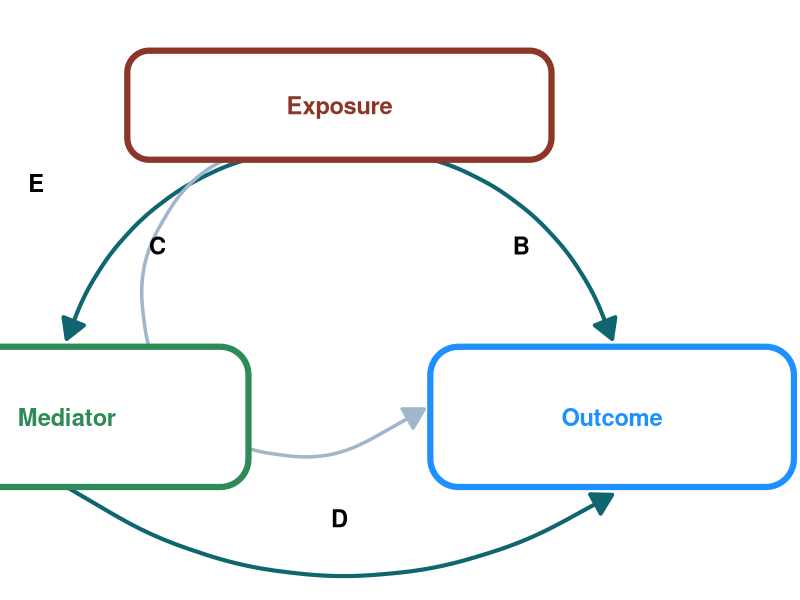
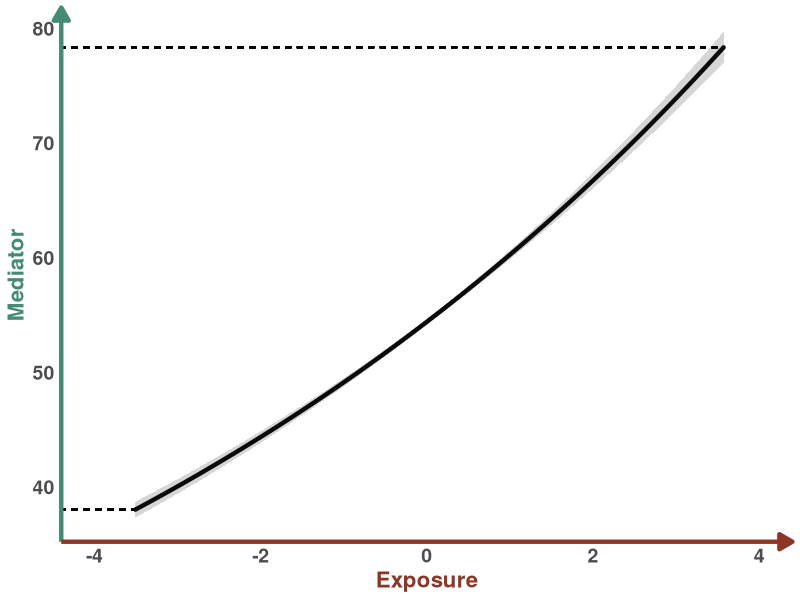
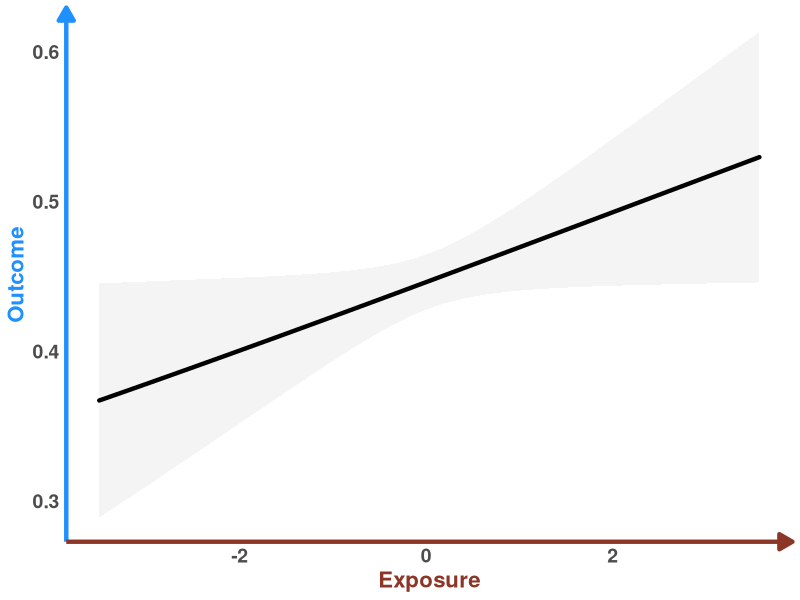
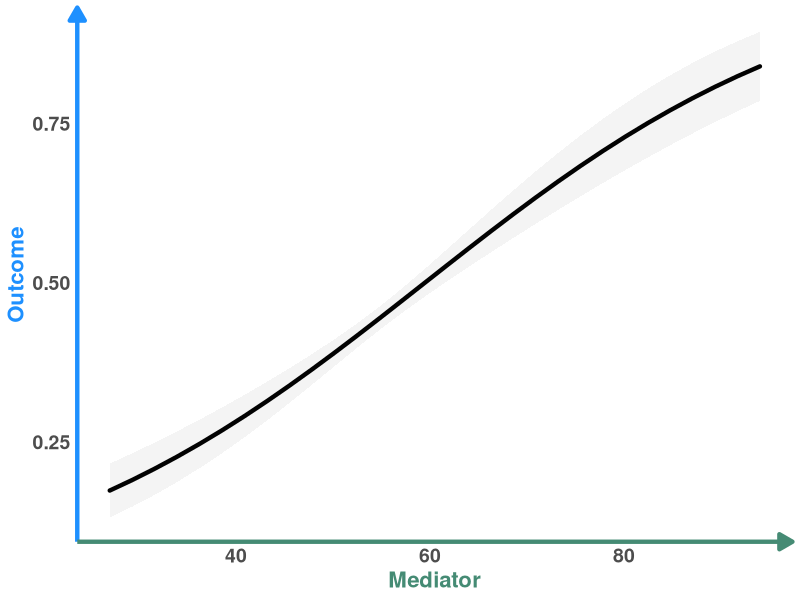
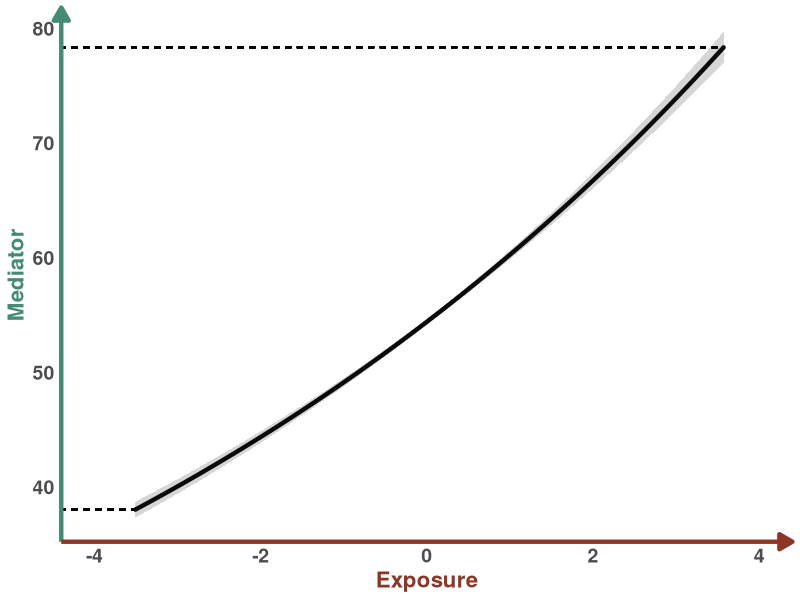
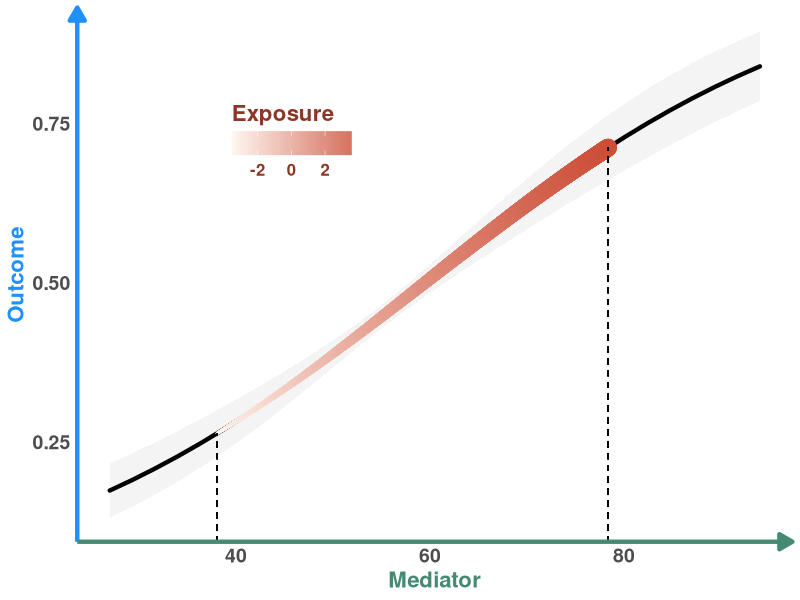
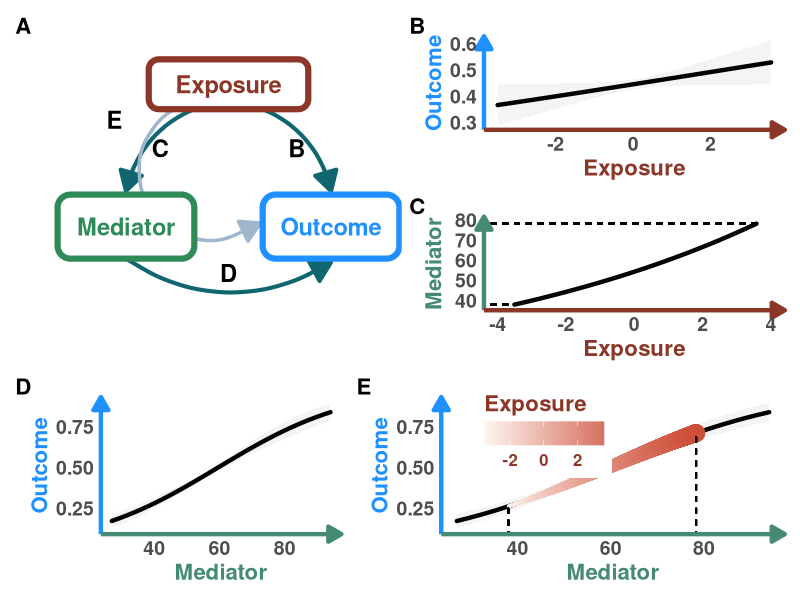

Source code (R) for these figures, in order:
## ---- chunk 1
#| output: false
library(tidyverse) # data manipulation and plotting
library(glmmTMB) # frequentist glmms
library(patchwork) #multiple plots
library(marginaleffects) # marginal predictions

set.seed(333) # set seed to reproduce the simulations exactly
## ---- chunk 2
#' Create a DAG plot with rounded boxes and arrows
#'
#' @param labels Character vector of length 3 with names for Exposure, Mediator, Outcome
#' @param arrow_labels Character vector of length 4 with labels for paths B, C, D, E (default: c("B", "C", "D", "E"))
#' @param box_colors Character vector of length 3 with hex colors for boxes (default: c("#B22222", "#2E8B57", "#1E90FF"))
#' @param arrow_color Color for arrows (default: "#0F6670")
#' @return A ggplot object
create_dag_plot <- function(labels = c("Exposure", "Mediator", "Outcome"),
                           arrow_labels = c("B", "C", "D", "E"),
                           box_colors = c("tomato4", "#2E8B57", "#1E90FF"),
                           arrow_color = "#0F6670") {
  
  # Path diagram (DAG) — rounded boxes + arrows
  # boxes: name, center x/y, width, height, border colour
  # Using wider coordinate system (0-1.4 for x) to create rectangular plot
  boxes <- data.frame(
    name = labels,
    x = c(0.7, 0.25, 1.15),
    y = c(0.8, 0.4, 0.4),
    width = c(0.7, 0.6, 0.6),
    height = c(0.14, 0.18, 0.18),
    col = box_colors,
    stringsAsFactors = FALSE
  )
  
  # arrow head style
  arr_closed <- grid::arrow(length = unit(0.22, "inches"), type = "closed")
  arr_open <- grid::arrow(length = unit(0.22, "inches"), type = "open")
  
  # Draw arrows FIRST so they appear behind boxes
  p <- ggplot() + xlim(0.2, 1.4) + ylim(0.2, 0.9) + 
    # B: Exposure -> Outcome (right, curved)
    geom_curve(aes(x = 0.81, y = 0.74, xend = 1.15, yend = 0.5), 
               curvature = -0.28, color = arrow_color, size = 1.4, arrow = arr_closed) +
    # C: Exposure -> Mediator (left, curved)
    geom_curve(aes(x = 0.59, y = 0.74, xend = 0.25, yend = 0.5), 
               curvature = 0.28, color = arrow_color, size = 1.4, arrow = arr_closed) +
    # D: Mediator -> Outcome (bottom, long curve)
    geom_curve(aes(x = 0.25, y = 0.31, xend = 1.15, yend = 0.3), 
               curvature = 0.32, color = arrow_color, size = 1.4, arrow = arr_closed) +
    # E: dashed indirect (Exposure -> Outcome via dashed curved line)
    geom_curve(aes(x = 0.62, y = 0.765, xend = 0.84, yend = 0.41), 
               curvature = 1.5, color = "slategray3", size = 1.2,  arrow = arr_closed)
  
  # Now draw boxes on top of arrows
  for(i in seq_len(nrow(boxes))){
    bx <- boxes[i,]
    xmin <- bx$x - bx$width/2
    xmax <- bx$x + bx$width/2
    ymin <- bx$y - bx$height/2
    ymax <- bx$y + bx$height/2
    
    # draw a rounded rectangle as a grob and place it with annotation_custom
    rr <- grid::roundrectGrob(r = unit(0.2, "snpc"),
            gp = grid::gpar(fill = "white", col = bx$col, lwd = 6))
    p <- p + annotation_custom(rr, xmin = xmin, xmax = xmax, ymin = ymin, ymax = ymax) +
      annotate("text", x = bx$x, y = bx$y, label = bx$name, 
               fontface = "bold", size = 6, colour = bx$col)
  }
  
  # Add labels for arrows on top
  p <- p +
    annotate("text", x = 1.00, y = 0.62, label = arrow_labels[1], size = 6, fontface = "bold") +
    annotate("text", x = 0.40, y = 0.62, label = arrow_labels[2], size = 6, fontface = "bold") +
    annotate("text", x = 0.70, y = 0.27, label = arrow_labels[3], size = 6, fontface = "bold") +
    annotate("text", x = 0.2, y = 0.7, label = arrow_labels[4], size = 6, fontface = "bold") +
    coord_cartesian(clip = "off") +
    theme_void()
  
  return(p)
}
## ---- chunk 3
#| code-fold: true
#| warning: false
#| fig-width: 6
#| fig-height: 4
# Create DAG with default labels
DAG_default <- create_dag_plot()
print(DAG_default)
## ---- chunk 4
n <- 3000 # sample size
E <- rnorm(n, 0, 1) # define E as a Z-score
M <- rpois(n, exp(4 + 0.1*E)) # M is a poisson variable whose link is the log function so defining the coefficients using the inverse log (exponential)
O <- rbinom(n, size = 1, prob = plogis(-3 + 0.1*E + 0.05*M)) # O is a Bernoulli variable whose link is the logit so defining the coefficients using the inverse logit (plogis)

data <- tibble(
  E = E,
  M = M,
  O = O,
  O_1 = 1 - O
)

head(data)
## ---- chunk 5
mM_E <- glmmTMB(M ~ E, family = poisson, data = data)
## ---- chunk 6
mO_EM <- glmmTMB(cbind(O, O_1) ~ E + M, family = binomial, data = data)
## ---- chunk 7
#| warning: false
pred_M_E <- predictions(mM_E, vcov = TRUE, newdata = datagrid(E = seq(from = min(data$E), to = max(data$E), length.out = 3000))) # need many points for the visualisation of the indirect effect later on
head(pred_M_E)
## ---- chunk 8
pM_E <- ggplot(data = pred_M_E) +
  geom_line(aes(y = estimate, x = E), 
            lineend = "round",
            linewidth = 1.5) +
  geom_ribbon(aes(ymin = conf.low, ymax = conf.high, x = E), 
              alpha = 0.2) +
  geom_segment(y=min(pred_M_E$estimate), 
               x = min(pred_M_E$E)*1.3, 
               xend= min(pred_M_E$E), 
               linetype= "dashed") +
  geom_segment(y=max(pred_M_E$estimate), 
               x = min(pred_M_E$E)*1.3, 
               xend= max(pred_M_E$E), 
               linetype= "dashed") +
  scale_y_continuous(breaks = seq(from = 40, to = 80, by = 10))+
  theme_classic() +
  labs(title = NULL,
       y = "Mediator",
       x = "Exposure") + 
  coord_cartesian(xlim = c(-4,4)) +
  theme(axis.line.y = element_line(arrow = arrow(
                                               length = unit(0.15, "inches"),
                                               ends = "last", 
                                               type = "closed"),
                                   linewidth = 1.5,
                                   color = "aquamarine4"),
        axis.line.x = element_line(arrow = arrow(
                                               length = unit(0.15, "inches"),
                                               ends = "last", 
                                               type = "closed"),
                                   linewidth = 1.5,
                                   color = "tomato4"),
        axis.ticks = element_blank(),
        axis.title.x = element_text(color = "tomato4", 
                                    size = 16, 
                                    face = "bold", 
                                    family = "", 
                                    lineheight = 1.5),
        axis.title.y = element_text(color = "aquamarine4", 
                                    size = 16, 
                                    face = "bold", 
                                    family = "", 
                                    lineheight = 1.5),
        axis.text.x = element_text(face = "bold", 
                                   size = 14),
        axis.text.y = element_text(face = "bold", 
                                    
                                   size = 14),
        plot.title = element_text(size = 16)) 

pM_E
## ---- chunk 9
#| warning: false
pred_O_E <- predictions(mO_EM, vcov = TRUE, newdata = datagrid(E = seq(from = min(data$E), to = max(data$E), length.out = 30)))
head(pred_O_E)
## ---- chunk 10
pO_E <- ggplot(data = pred_O_E) +
  geom_line(aes(y = estimate, x = E), linewidth = 1.5, lineend = "round") +
  geom_ribbon(aes(ymin = conf.low, ymax = conf.high, x = E), alpha = 0.05) +
  
  theme_classic() +
  labs(title = NULL,
       y = "Outcome",
       x = "Exposure") +
    theme(axis.line.y = element_line(arrow = arrow(
                                               length = unit(0.15, "inches"),
                                               ends = "last", 
                                               type = "closed"),
                                   linewidth = 1.5,
                                   color = "dodgerblue1"),
        axis.line.x = element_line(arrow = arrow(
                                               length = unit(0.15, "inches"),
                                               ends = "last", 
                                               type = "closed"),
                                   linewidth = 1.5,
                                   color = "tomato4"),
        axis.ticks = element_blank(),
        axis.title.x = element_text(color = "tomato4", 
                                    size = 16, 
                                    face = "bold", 
                                    family = "", 
                                    lineheight = 1.5),
        axis.title.y = element_text(color = "dodgerblue1", 
                                    size = 16, 
                                    face = "bold", 
                                    family = "", 
                                    lineheight = 1.5),
        axis.text.x = element_text(face = "bold", 
                                   size = 14),
        axis.text.y = element_text(
                                   face = "bold", 
                                   size = 14),
        plot.title = element_text(size = 16))
pO_E 
## ---- chunk 11
#| warning: false
pred_O_M <- predictions(mO_EM, vcov = TRUE, newdata = datagrid(M = seq(from = min(data$M), to = max(data$M), length.out = 30)))
head(pred_O_M)
## ---- chunk 12
pO_M <- ggplot(data = pred_O_M) +
  geom_line(aes(y = estimate, x = M), linewidth = 1.5, lineend = "round") +
  geom_ribbon(aes(ymin = conf.low, ymax = conf.high, x = M), alpha = 0.05) +
  
  theme_classic() +
  labs(title = NULL,
       y = "Outcome",
       x = "Mediator") +
    theme(axis.line.y = element_line(arrow = arrow(
                                               length = unit(0.15, "inches"),
                                               ends = "last", 
                                               type = "closed"),
                                   linewidth = 1.5,
                                   color = "dodgerblue1"),
        axis.line.x = element_line(arrow = arrow(
                                               length = unit(0.15, "inches"),
                                               ends = "last", 
                                               type = "closed"),
                                   linewidth = 1.5,
                                   color = "aquamarine4"),
        axis.ticks = element_blank(),
        axis.title.x = element_text(color = "aquamarine4", 
                                    size = 16, 
                                    face = "bold", 
                                    family = "", 
                                    lineheight = 1.5),
        axis.title.y = element_text(color = "dodgerblue1", 
                                    size = 16, 
                                    face = "bold", 
                                    family = "", 
                                    lineheight = 1.5),
        axis.text.x = element_text(
                                   face = "bold", 
                                   size = 14),
        axis.text.y = element_text(face = "bold", 
                                   size = 14),
        plot.title = element_text(size = 16))
pO_M
## ---- chunk 13
pM_E
## ---- chunk 14
#| warning: false
pred_O_EM <- predictions(mO_EM, vcov = TRUE, newdata = datagrid(M = pred_M_E$estimate))
head(pred_O_EM)
## ---- chunk 15
pred_O_ME <- pred_O_EM %>%
  select(-c(E)) %>% #remove E; it's set to its mean as we don't need it
  mutate(E = pred_M_E$E)

head(pred_O_ME)
## ---- chunk 16
COLS <- alpha(colorRampPalette(c("seashell","tomato3"))(30),0.8)

pO_ME <- pO_M + geom_line(data = pred_O_ME, aes(x = M, y = estimate, color = E, linewidth = E), lineend = "round") +
  geom_segment(x=min(pred_O_ME$M), y = 0, yend= min(pred_O_ME$estimate), linetype= "dashed") +
  geom_segment(x=max(pred_O_ME$M), y = 0, yend= max(pred_O_ME$estimate), linetype= "dashed") +
  labs(title = NULL) + 
  scale_color_gradientn(colours = COLS, name = "Exposure") +
  guides(linewidth = "none") +
  theme(legend.position = "inside",
        legend.position.inside = c(0.3, 0.75),
        legend.direction = "horizontal",
        legend.text = element_text(color = "tomato4", size = 12, face = "bold", family = "", lineheight = 1.5),
        legend.title = element_text(color = "tomato4",size = 16, face = "bold", family = "", lineheight = 1.5),
        legend.title.position = "top")

pO_ME
## ---- chunk 17
#| fig-width: 8
#| fig-height: 8
# Create right column with B and C stacked
right_col_top <- pO_E / pM_E

# Create layout: DAG on left, right column on right for rows 1-2
top_section <- (DAG_default | right_col_top) + plot_layout(widths = c(1, 1))

# Row 3 has two plots side by side
row3 <- pO_M + pO_ME + plot_layout(widths = c(0.7, 1))

# Combine all
fig_1 <- top_section / row3 + 
  plot_layout(heights = c(2, 1)) +
  plot_annotation(tag_levels = 'A') &
  theme(plot.tag = element_text(size = 16, face = "bold"))

fig_1
